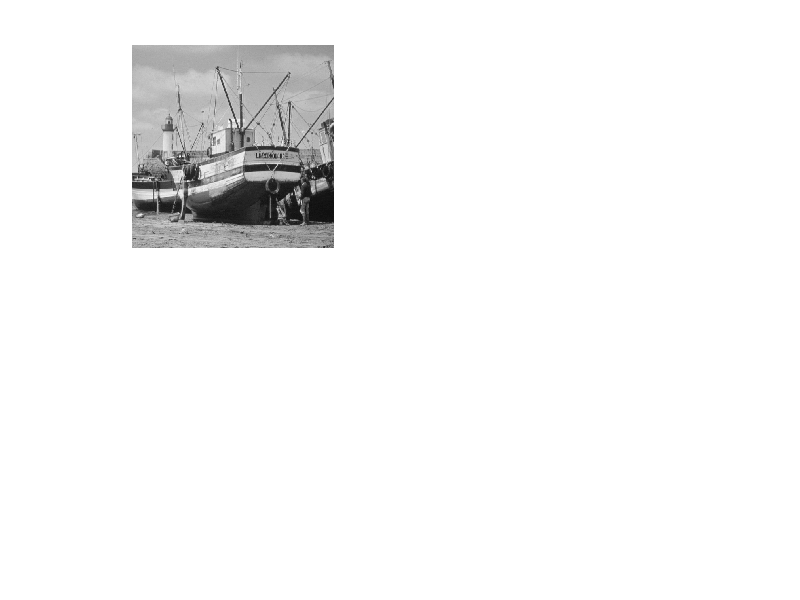

Recreate this plot in MATLAB. (Note: this script raises an error after producing the figure.)
clear;
quality = 10;
load boat512.mat
im = boat512;
imsize = size(im);
blockindex = imsize/8;
subplot(2,2,1);  imshow(mat2gray(im));

qualitys = [10, 40, 90];
for ii = 1:length(qualitys)
	recoverdim = zeros(imsize);
	zeroscnt = 0;
	for id1 = 1:blockindex(1)
		for id2 = 1:blockindex(2)
			B = im((id1-1)*8+1 : id1*8 , (id2-1)*8+1 : id2*8);
			S = compress8x8(B, qualitys(ii));
			zeroscnt = zeroscnt + length(find(S==0));
			B1 = decompress8x8(S, qualitys(ii));
			recoverdim((id1-1)*8+1 : id1*8 , (id2-1)*8+1 : id2*8) = B1;
		end
	end
	zerort = zeroscnt/(imsize(1)*imsize(2));

	subplot(2,2,ii+1);  imshow(mat2gray(recoverdim));
end

function [S] = compress8x8(B, quality)
	normB = B - 128;
	C = dct2(normB);
	Q = [16,11,10,16,24,40,51,61;...
		12,12,14,19,26,58,60,55;...
		14,13,16,24,40,57,69,56;...
		14,17,22,29,51,87,80,62;...
		18,22,37,56,68,109,103,77;...
		24,35,55,64,81,104,113,92;...
		49,64,78,87,103,121,120,101;...
		72,92,95,98,112,100,103,99];
	if(quality > 50 && quality < 100)
		tau = (100 - quality)/50;
    elseif (quality<=50 && quality>0)
		tau = 50/quality;
	else
		error('Invalid quality level!');
	end
	Q = tau*Q;
	S = round(C./Q);
end

function B = decompress8x8(S, quality)
	Q = [16,11,10,16,24,40,51,61;...
		12,12,14,19,26,58,60,55;...
		14,13,16,24,40,57,69,56;...
		14,17,22,29,51,87,80,62;...
		18,22,37,56,68,109,103,77;...
		24,35,55,64,81,104,113,92;...
		49,64,78,87,103,121,120,101;...
		72,92,95,98,112,100,103,99];
	if(quality > 50 && quality < 100)
		tau = (100 - quality)/50;
    elseif (quality<=50 && quality>0)
		tau = 50/quality;
	else
		error('Invalid quality level!');
    end
	Q = tau*Q;
	R = Q.*S;
	E = idct2(R);
	B = E + 128;
end
